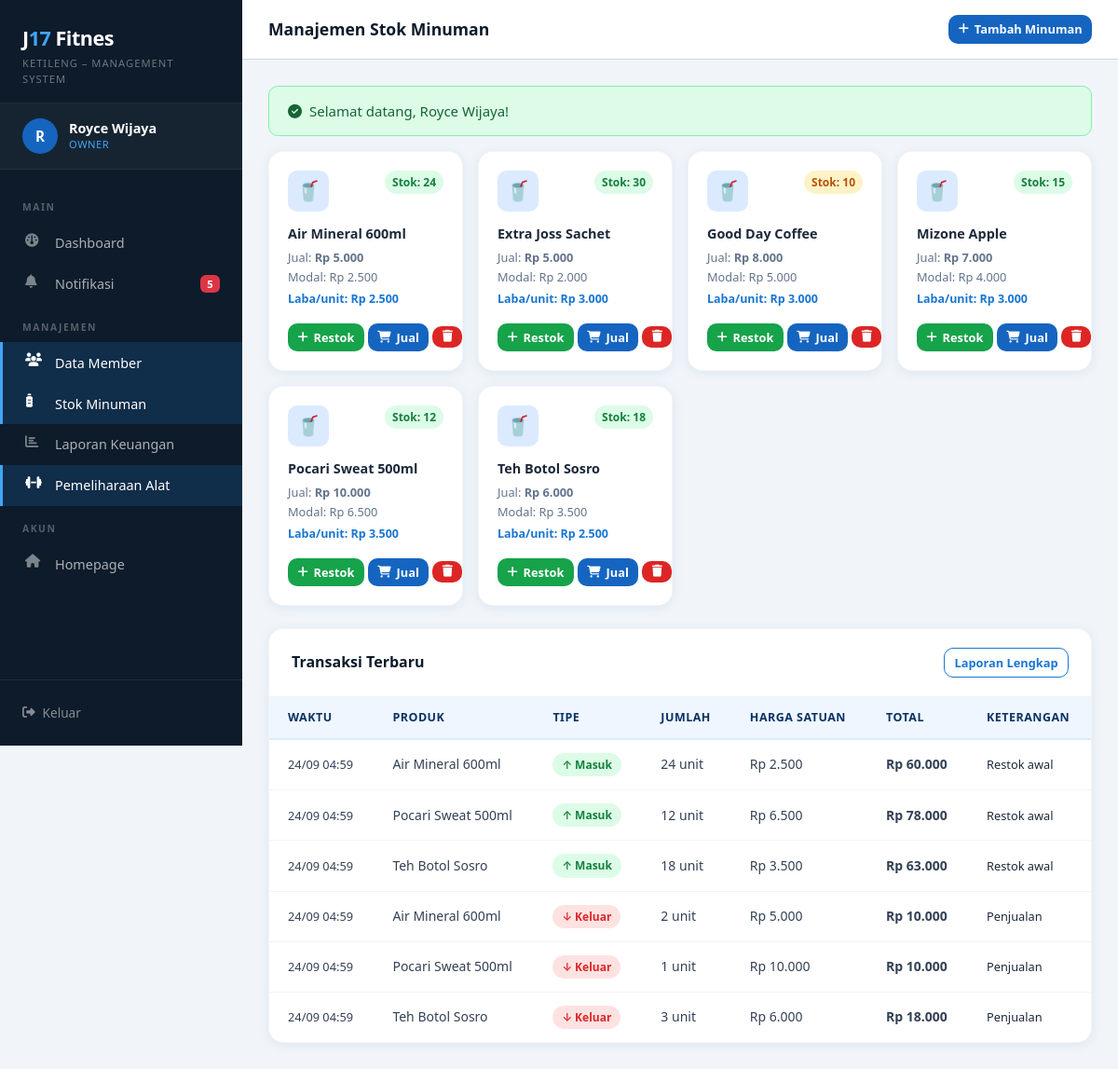
The app's page /owner/minuman/index.php (signed in) with its own data.
### tables this page shows
CREATE TABLE IF NOT EXISTS minuman (
    id INT PRIMARY KEY AUTO_INCREMENT,
    nama VARCHAR(100) NOT NULL,
    harga_jual DECIMAL(10,0) NOT NULL,
    harga_modal DECIMAL(10,0) NOT NULL,
    stok INT DEFAULT 0,
    created_at TIMESTAMP DEFAULT CURRENT_TIMESTAMP,
    updated_at TIMESTAMP DEFAULT CURRENT_TIMESTAMP ON UPDATE CURRENT_TIMESTAMP
);

CREATE TABLE IF NOT EXISTS transaksi_minuman (
    id INT PRIMARY KEY AUTO_INCREMENT,
    minuman_id INT NOT NULL,
    tipe ENUM('masuk','keluar') NOT NULL,
    jumlah INT NOT NULL,
    harga_satuan DECIMAL(10,0) NOT NULL,
    total DECIMAL(10,0) NOT NULL,
    keterangan VARCHAR(255) DEFAULT NULL,
    tgl_transaksi TIMESTAMP DEFAULT CURRENT_TIMESTAMP,
    FOREIGN KEY (minuman_id) REFERENCES minuman(id) ON DELETE RESTRICT
);

### config/database.php (called while the page is built, shortened)
<?php
function getFlash() {
    if (isset($_SESSION['flash'])) {
        $flash = $_SESSION['flash'];
        return $flash;
    }
    return null;
}
function rupiah($angka) {
    return 'Rp ' . number_format($angka, 0, ',', '.');
}

### owner/minuman/index.php (the view, shortened to what this page needs)
<?php
require_once __DIR__ . '/../../config/database.php';
$db = getDB();
$minumans = $db->query("SELECT * FROM minuman ORDER BY nama")->fetchAll();
?>
<!DOCTYPE html>
<html lang="id">
<head>
<link href="https://cdn.jsdelivr.net/npm/bootstrap@5.3.2/dist/css/bootstrap.min.css" rel="stylesheet">
<link href="https://cdnjs.cloudflare.com/ajax/libs/font-awesome/6.5.0/css/all.min.css" rel="stylesheet">
<link href="/j17-fitnes/assets/css/style.css" rel="stylesheet">
</head>
<body>
<div class="dashboard-wrapper">
  <?php include __DIR__ . '/../../includes/sidebar_owner.php'; ?>
  <div class="main-content">
    <div class="topbar">
      <div class="topbar-title">Manajemen Stok Minuman</div>
      <div class="topbar-actions">
        <button class="btn-j17 btn-j17-primary btn-j17-sm" data-bs-toggle="modal" data-bs-target="#modalTambah">
          <i class="fa-solid fa-plus"></i> Tambah Minuman
        </button>
      </div>
    </div>
    <div class="page-content">
      <?php $flash = getFlash(); if($flash): ?>
      <div class="flash-<?= $flash['type']==='success'?'success':'error' ?>">
        <i class="fa-solid fa-<?= $flash['type']==='success'?'circle-check':'circle-exclamation' ?>"></i>
        <?= htmlspecialchars($flash['message']) ?>
      </div>
      <?php endif; ?>
      <div class="row g-3 mb-4">
        <?php foreach($minumans as $m): ?>
        <div class="col-6 col-md-4 col-lg-3">
          <div style="background:white;border-radius:var(--radius-lg);padding:1.25rem;box-shadow:var(--shadow);border:1px solid rgba(0,0,0,.04);height:100%">
            <div style="display:flex;justify-content:space-between;align-items:start;margin-bottom:.75rem">
              <div style="background:var(--blue-100);color:var(--blue-700);width:44px;height:44px;border-radius:10px;display:flex;align-items:center;justify-content:center;font-size:1.3rem;">
                🥤
              </div>
              <span style="font-size:.75rem;font-weight:700;padding:3px 8px;border-radius:999px;
                <?= $m['stok'] <= 3 ? 'background:#fee2e2;color:#dc2626' : ($m['stok'] <= 10 ? 'background:#fef3c7;color:#b45309' : 'background:#dcfce7;color:#15803d') ?>">
                Stok: <?= $m['stok'] ?>
              </span>
            </div>
            <div style="font-weight:700;font-size:.9rem;margin-bottom:.25rem"><?= htmlspecialchars($m['nama']) ?></div>
            <div style="font-size:.8rem;color:var(--gray-500)">Jual: <strong><?= rupiah($m['harga_jual']) ?></strong></div>
            <div style="font-size:.8rem;color:var(--gray-500)">Modal: <?= rupiah($m['harga_modal']) ?></div>
            <div style="font-size:.78rem;color:var(--blue-600);font-weight:600;margin-top:.25rem">
              Laba/unit: <?= rupiah($m['harga_jual']-$m['harga_modal']) ?>
            </div>
            <div class="d-flex gap-1 mt-3">
              <button class="btn-j17 btn-j17-success btn-j17-sm flex-fill justify-content-center"
                      onclick="openRestok(<?= $m['id'] ?>, '<?= addslashes($m['nama']) ?>', <?= $m['harga_modal'] ?>)">
                <i class="fa-solid fa-plus"></i> Restok
              </button>
              <button class="btn-j17 btn-j17-primary btn-j17-sm flex-fill justify-content-center"
                      onclick="openJual(<?= $m['id'] ?>, '<?= addslashes($m['nama']) ?>', <?= $m['stok'] ?>)">
                <i class="fa-solid fa-shopping-cart"></i> Jual
              </button>
              <form method="POST" onsubmit="return confirm('Hapus minuman ini?')">
                <button type="submit" class="btn-j17 btn-j17-danger btn-j17-sm"><i class="fa-solid fa-trash"></i></button>
              </form>
            </div>
          </div>
        </div>
        <?php endforeach; ?>
      </div>
      <div class="data-card">
        <div class="data-card-header">
          <span class="data-card-title">Transaksi Terbaru</span>
          <a href="laporan.php" class="btn-j17 btn-j17-outline btn-j17-sm">Laporan Lengkap</a>
        </div>
        <div style="overflow-x:auto">
          <table class="table-j17">
            <thead><tr><th>Waktu</th><th>Produk</th><th>Tipe</th><th>Jumlah</th><th>Harga Satuan</th><th>Total</th><th>Keterangan</th></tr></thead>
            <tbody>
              <?php
              $transaksi = $db->query("
                SELECT t.*, m.nama as nama_minuman
                FROM transaksi_minuman t JOIN minuman m ON t.minuman_id=m.id
                ORDER BY t.tgl_transaksi DESC LIMIT 15
              ")->fetchAll();
              foreach($transaksi as $t): ?>
              <tr>
                <td style="font-size:.8rem;white-space:nowrap"><?= date('d/m H:i', strtotime($t['tgl_transaksi'])) ?></td>
                <td><?= htmlspecialchars($t['nama_minuman']) ?></td>
                <td>
                  <?php if($t['tipe']==='masuk'): ?>
                    <span class="badge-j17 badge-aktif">↑ Masuk</span>
                  <?php else: ?>
                    <span class="badge-j17 badge-danger">↓ Keluar</span>
                  <?php endif; ?>
                </td>
                <td><?= $t['jumlah'] ?> unit</td>
                <td><?= rupiah($t['harga_satuan']) ?></td>
                <td style="font-weight:700"><?= rupiah($t['total']) ?></td>
                <td style="font-size:.8rem;color:var(--gray-400)"><?= htmlspecialchars($t['keterangan']??'') ?></td>
              </tr>
              <?php endforeach; ?>
            </tbody>
          </table>
        </div>
      </div>
    </div>
  </div>
</div>
</body>
</html>

### assets/css/style.css (style rules this page uses)
:root { --blue-900: #0D2137; --blue-800: #0A3263; --blue-700: #1565C0; --blue-600: #1976D2; --blue-500: #2196F3; --blue-400: #42A5F5; --blue-300: #90CAF9; --blue-100: #DBEAFE; --blue-50: #EFF6FF; --dark: #0D1B2A; --gray-800: #1E293B; --gray-700: #334155; --gray-500: #64748B; --gray-300: #CBD5E1; --gray-100: #F1F5F9; --white: #FFFFFF; --success: #16A34A; --warning: #D97706; --danger: #DC2626; --info: #0891B2; --radius: 10px; --radius-lg: 16px; --shadow: 0 2px 12px rgba(21,101,192,0.10); --shadow-lg: 0 8px 32px rgba(21,101,192,0.18); --sidebar-w: 260px; --header-h: 64px; }
*, *::before, *::after { box-sizing: border-box; margin: 0; padding: 0; }
html { scroll-behavior: smooth; }
body { font-family: 'Segoe UI', system-ui, -apple-system, sans-serif; font-size: 15px; line-height: 1.6; color: var(--gray-800); background: var(--gray-100); }
a { color: var(--blue-600); text-decoration: none; }
.dashboard-wrapper { display: flex; min-height: 100vh; }
.main-content { margin-left: var(--sidebar-w); flex: 1; min-height: 100vh; display: flex; flex-direction: column; }
.topbar { height: var(--header-h); background: var(--white); border-bottom: 1px solid var(--gray-300); display: flex; align-items: center; padding: 0 1.75rem; gap: 1rem; position: sticky; top: 0; z-index: 50; }
.topbar-title { font-size: 1.1rem; font-weight: 700; color: var(--dark); flex: 1; }
.topbar-actions { display: flex; align-items: center; gap: 0.75rem; }
.page-content { padding: 1.75rem; flex: 1; }
.data-card { background: var(--white); border-radius: var(--radius-lg); box-shadow: var(--shadow); overflow: hidden; border: 1px solid rgba(0,0,0,0.04); }
.data-card-header { padding: 1.25rem 1.5rem; display: flex; align-items: center; justify-content: space-between; border-bottom: 1px solid var(--gray-100); }
.data-card-title { font-size: 1rem; font-weight: 700; color: var(--dark); }
.table-j17 { width: 100%; border-collapse: collapse; font-size: 0.875rem; }
.table-j17 thead th { background: var(--blue-50); color: var(--blue-800); font-weight: 700; font-size: 0.78rem; text-transform: uppercase; letter-spacing: 0.5px; padding: 0.75rem 1.25rem; border-bottom: 2px solid var(--blue-100); white-space: nowrap; }
.table-j17 tbody td { padding: 0.875rem 1.25rem; border-bottom: 1px solid var(--gray-100); color: var(--gray-700); vertical-align: middle; }
.table-j17 tbody tr:last-child td { border-bottom: none; }
.badge-j17 { display: inline-flex; align-items: center; padding: 3px 10px; border-radius: 999px; font-size: 0.75rem; font-weight: 600; }
.badge-aktif { background:#dcfce7; color:#15803d; }
.badge-danger { background:#fee2e2; color:#dc2626; }
.btn-j17 { display: inline-flex; align-items: center; gap: 6px; padding: 0.5rem 1rem; border-radius: var(--radius); font-size: 0.875rem; font-weight: 600; cursor: pointer; transition: all 0.15s; border: none; text-decoration: none; }
.btn-j17-primary { background: var(--blue-700); color: var(--white); }
.btn-j17-success { background: var(--success); color: var(--white); }
.btn-j17-danger { background: var(--danger); color: var(--white); }
.btn-j17-outline { background: transparent; border: 1.5px solid var(--blue-600); color: var(--blue-600); }
.btn-j17-sm { padding: 0.3rem 0.65rem; font-size: 0.8rem; }
.flash-success { background: #dcfce7; border: 1px solid #86efac; color: #166534; border-radius: var(--radius); padding: 0.875rem 1.25rem; margin-bottom: 1rem; display: flex; align-items: center; gap: 0.5rem; }

### records on screen
minuman: stok "24", nama "Air Mineral 600ml", harga_jual "Rp 5.000", harga_modal "Rp 2.500", rupiah($m['harga_jual']-$m['harga_modal']) "Rp 2.500"
minuman: stok "30", nama "Extra Joss Sachet", harga_jual "Rp 5.000", harga_modal "Rp 2.000", rupiah($m['harga_jual']-$m['harga_modal']) "Rp 3.000"
minuman: stok "10", nama "Good Day Coffee", harga_jual "Rp 8.000", harga_modal "Rp 5.000", rupiah($m['harga_jual']-$m['harga_modal']) "Rp 3.000"
minuman: stok "15", nama "Mizone Apple", harga_jual "Rp 7.000", harga_modal "Rp 4.000", rupiah($m['harga_jual']-$m['harga_modal']) "Rp 3.000"
minuman: stok "12", nama "Pocari Sweat 500ml", harga_jual "Rp 10.000", harga_modal "Rp 6.500", rupiah($m['harga_jual']-$m['harga_modal']) "Rp 3.500"
minuman: stok "18", nama "Teh Botol Sosro", harga_jual "Rp 6.000", harga_modal "Rp 3.500", rupiah($m['harga_jual']-$m['harga_modal']) "Rp 2.500"
transaksi_minuman: tgl_transaksi "24/09 04:59", minuman.nama "Air Mineral 600ml", tipe "↑ Masuk", jumlah "24", harga_satuan "Rp 2.500", total "Rp 60.000", keterangan "Restok awal"
transaksi_minuman: tgl_transaksi "24/09 04:59", minuman.nama "Pocari Sweat 500ml", tipe "↑ Masuk", jumlah "12", harga_satuan "Rp 6.500", total "Rp 78.000", keterangan "Restok awal"
transaksi_minuman: tgl_transaksi "24/09 04:59", minuman.nama "Teh Botol Sosro", tipe "↑ Masuk", jumlah "18", harga_satuan "Rp 3.500", total "Rp 63.000", keterangan "Restok awal"
transaksi_minuman: tgl_transaksi "24/09 04:59", minuman.nama "Air Mineral 600ml", tipe "↓ Keluar", jumlah "2", harga_satuan "Rp 5.000", total "Rp 10.000", keterangan "Penjualan"
transaksi_minuman: tgl_transaksi "24/09 04:59", minuman.nama "Pocari Sweat 500ml", tipe "↓ Keluar", jumlah "1", harga_satuan "Rp 10.000", total "Rp 10.000", keterangan "Penjualan"
transaksi_minuman: tgl_transaksi "24/09 04:59", minuman.nama "Teh Botol Sosro", tipe "↓ Keluar", jumlah "3", harga_satuan "Rp 6.000", total "Rp 18.000", keterangan "Penjualan"

### other values on screen
substr($_SESSION['nama_panggilan'] ?? 'U', 0, 1) "R"
$_SESSION['nama_lengkap'] "Royce Wijaya"
$_SESSION['role'] "OWNER"
$notifCount "5"
$flash['message'] "Selamat datang, Royce Wijaya!"
